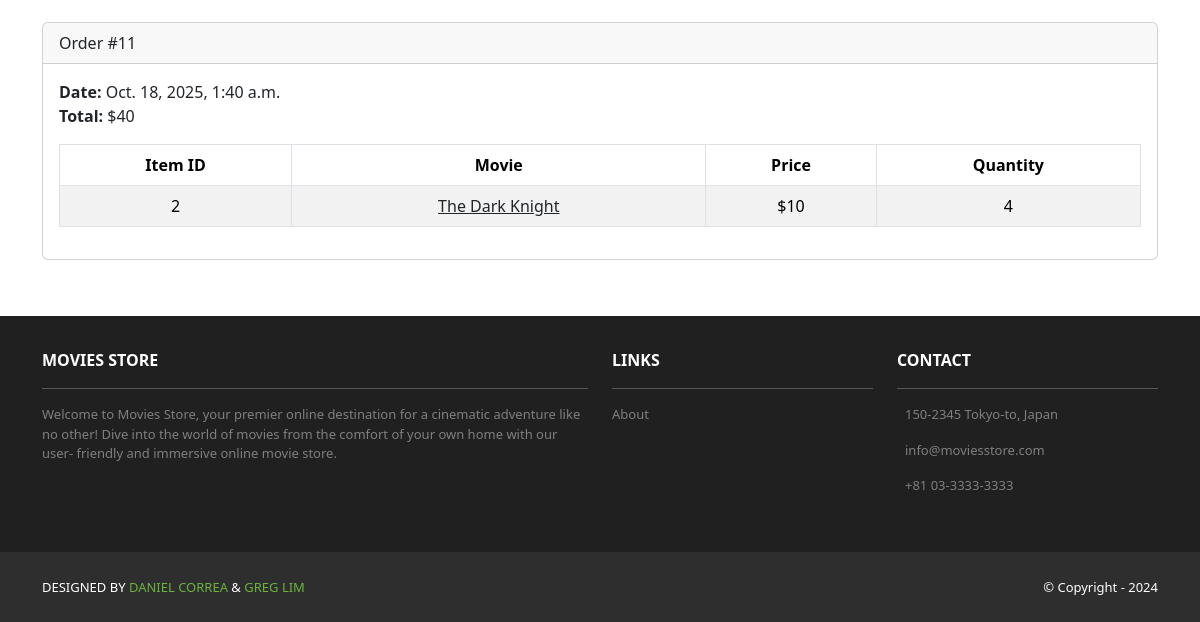
/accounts/orders/ (signed in, lower part), run on an earlier commit of the app's database.
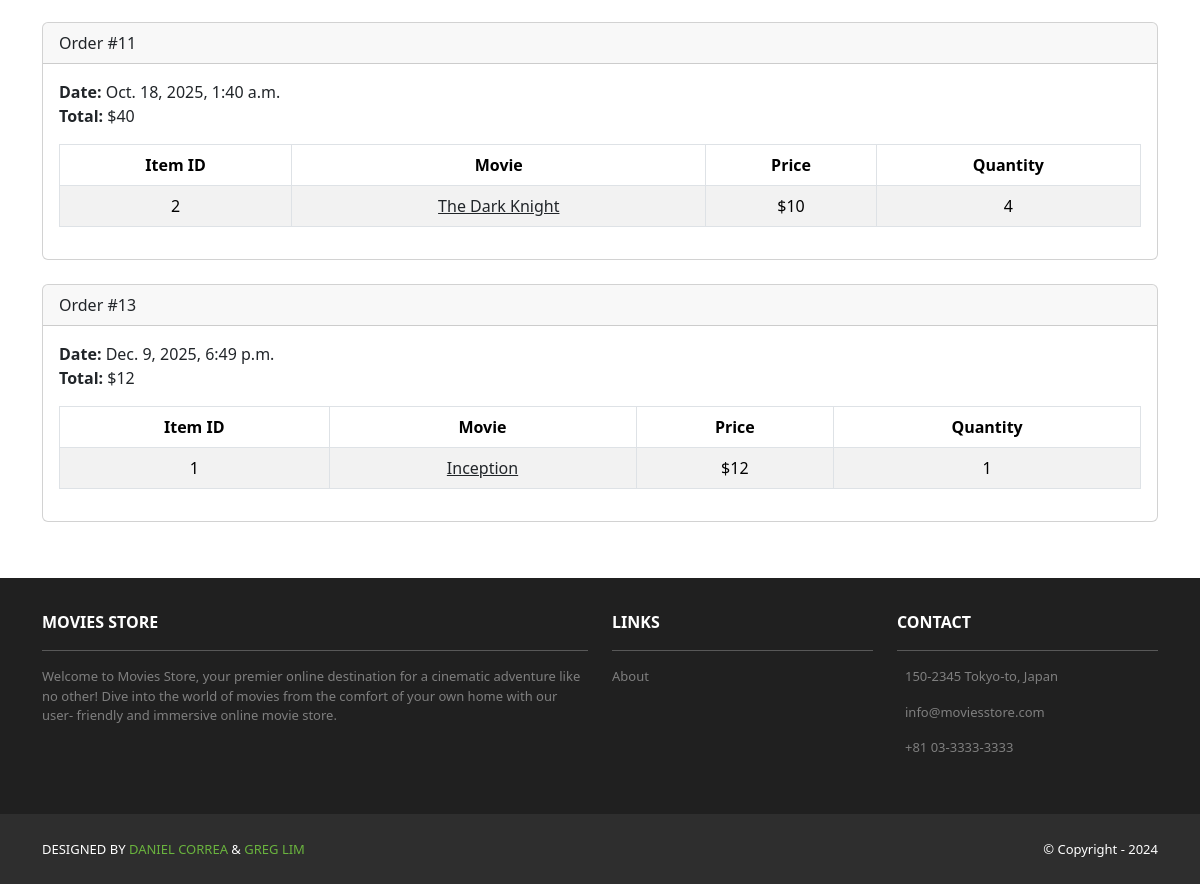
And on a later commit of the database.
### cart/models.py (models this page shows, shortened)
class Order(models.Model):
    id = models.AutoField(primary_key=True)
    total = models.IntegerField()
    date = models.DateTimeField(auto_now_add=True)
    city = models.CharField(max_length=128, blank=True, default="")
    state = models.CharField(max_length=64, blank=True, default="")
    region_code = models.CharField(max_length=64, blank=True, default="")
    user = models.ForeignKey(User,
        on_delete=models.CASCADE)

class Item(models.Model):
    id = models.AutoField(primary_key=True)
    price = models.IntegerField()
    quantity = models.IntegerField()
    order = models.ForeignKey(Order,
        on_delete=models.CASCADE)
    movie = models.ForeignKey(Movie,
        on_delete=models.CASCADE)

### movies/models.py (models this page shows, shortened)
class Movie(models.Model):
    id = models.AutoField(primary_key=True)
    name = models.CharField(max_length=255)
    price = models.IntegerField()
    description = models.TextField()
    image = models.ImageField(upload_to='movie_images/')

### accounts/views.py (the view)
# urls.py: path('orders/', views.orders, name='accounts.orders'),
@login_required
def orders(request):
    template_data = {}
    template_data['title'] = 'Orders'
    template_data['orders'] = request.user.order_set.all()
    return render(request, 'accounts/orders.html',
        {'template_data': template_data})

### accounts/templates/accounts/orders.html (shortened to what this page needs)
{% extends 'base.html' %}
{% block content %}
<div class="p-3">
  <div class="container">
    <div class="row mt-3">
      <div class="col mx-auto mb-3">
        {% for order in template_data.orders %}
        <div class="card mb-4">
          <div class="card-header">
            Order #{{ order.id }}
          </div>
          <div class="card-body">
            <b>Date:</b> {{ order.date }}<br />
            <b>Total:</b> ${{ order.total }}<br />
            <table class="table table-bordered
              table-striped text-center mt-3">
              <thead>
                <tr>
                  <th scope="col">Item ID</th>
                  <th scope="col">Movie</th>
                  <th scope="col">Price</th>
                  <th scope="col">Quantity</th>
                </tr>
              </thead>
              <tbody>
                {% for item in order.item_set.all %}
                <tr>
                  <td>{{ item.movie.id }}</td>
                  <td>
                    <a class="link-dark"
                      href="{% url 'movies.show'
                      id=item.movie.id %}">
                      {{ item.movie.name }}
                    </a>
                  </td>
                  <td>${{ item.movie.price }}</td>
                  <td>{{ item.quantity }}</td>
                </tr>
                {% endfor %}
              </tbody>
            </table>
          </div>
        </div>
        {% endfor %}
      </div>
    </div>
  </div>
</div>
{% endblock content %}

What changed in the data, as far as the page shows it:
added Order: id "13", date "Dec. 9, 2025, 6:49 p.m.", total "12"
added Item: movie.id "1", movie.name "Inception", movie.price "12", quantity "1", shown under "13"
